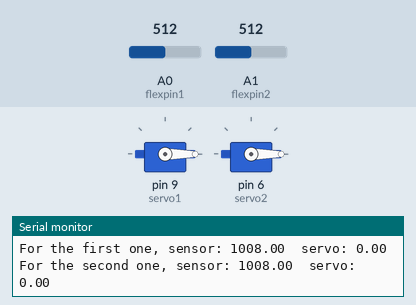
Bench run of a sketch on a simulated Arduino Uno, built with avr-gcc and run on an emulated ATmega328P. Shown: 2 × servo, the last lines printed to the serial monitor. The test bench sets the inputs (shaded band); at power-on: A0 (flexpin1) = 512, A1 (flexpin2) = 512.

Above: at 1.3 s.
1.4 s: A0 (flexpin1) set to 1023
At 2.8 s:
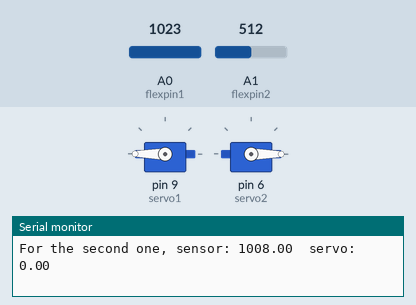
3.1 s: A1 (flexpin2) set to 1023
At 4.4 s:
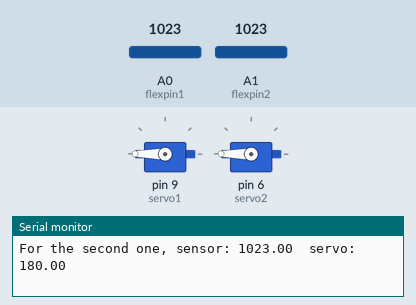
4.7 s: A0 (flexpin1) set to 900
At 5.9 s:
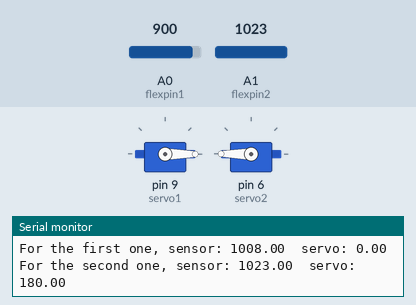
6.4 s: A1 (flexpin2) set to 900
At 7.7 s:
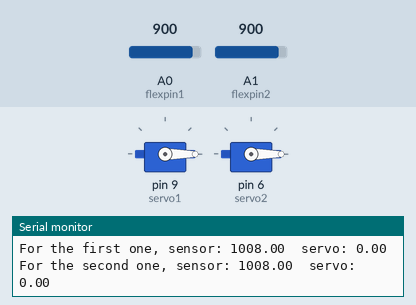
Timing chart, 0 to 9.0 s (numbered marks = the images above; inputs shaded):
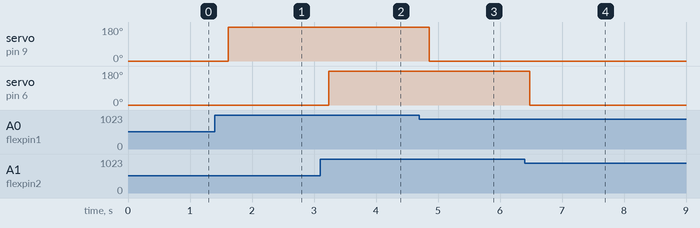

The sketch:

sketch_jan22a.ino
```cpp
#include <Servo.h>


Servo servo1;
Servo servo2;


const int flexpin1 = 0;
const int flexpin2 = 1;


void setup()
{

  Serial.begin(9600);


  servo1.attach(9);
  servo2.attach(6);
}


void loop()
{
  float flexposition1;    // Input value from the analog pin.
  float servoposition1;   // Output value to the servo.
  float flexposition2;
  float servoposition2;


  // Read the position of the flex sensor (0 to 1023):

  flexposition1 = analogRead(flexpin1);
  flexposition1 = constrain(flexposition1,1008, 1023);

  flexposition2 = analogRead(flexpin2);
  flexposition2 = constrain(flexposition2,1008, 1023);


  // Because the voltage divider circuit only returns a portion
  // of the 0-1023 range of analogRead(), we'll map() that range
  // to the servo's range of 0 to 180 degrees. The flex sensors
  // we use are usually in the 600-900 range:

  servoposition1 = map(flexposition1, 1008, 1023, 0, 180);
  servoposition1= constrain(servoposition1, 0, 180);


  servoposition2 = map(flexposition2, 1008, 1023, 0, 180);
  servoposition2= constrain(servoposition2, 0, 180);
  // Now we'll command the servo to move to that position:

  servo1.write(servoposition1);
  servo2.write(servoposition2);
  // Because every flex sensor has a slightly different resistance,
  // the 600-900 range may not exactly cover the flex sensor's
  // output. To help tune our program, we'll use the serial port to
  // print out our values to the serial monitor window:
  Serial.print("For the first one, ");
  Serial.print("sensor: ");
  Serial.print(flexposition1);
  Serial.print("  servo: ");
  Serial.println(servoposition1);
  Serial.print("For the second one, ");
  Serial.print("sensor: ");
  Serial.print(flexposition2);
  Serial.print("  servo: ");
  Serial.println(servoposition2);

  Serial.println();


  delay(500);  // wait 20ms between servo updates
}
```

Measured:
- after the input at 1.4 s, servo on pin 9 (servo1): 0° → 180° after 0.21 s
- after the input at 3.1 s, servo on pin 6 (servo2): 0° → 180° after 0.14 s
- after the input at 4.7 s, servo on pin 9 (servo1): 180° → 0° after 0.16 s
- after the input at 6.4 s, servo on pin 6 (servo2): 180° → 0° after 0.08 s
